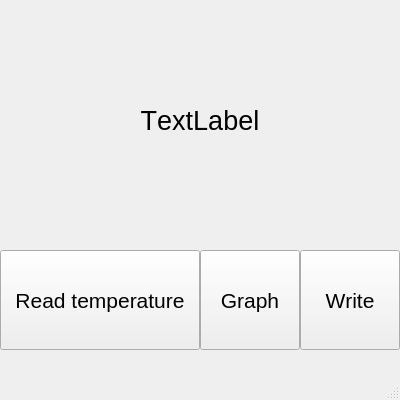
<?xml version="1.0" encoding="UTF-8"?>
<ui version="4.0">
 <class>MainWindow</class>
 <widget class="QMainWindow" name="MainWindow">
  <property name="enabled">
   <bool>true</bool>
  </property>
  <property name="geometry">
   <rect>
    <x>0</x>
    <y>0</y>
    <width>400</width>
    <height>400</height>
   </rect>
  </property>
  <property name="windowTitle">
   <string>MainWindow</string>
  </property>
  <widget class="QWidget" name="centralwidget">
   <widget class="QPushButton" name="write_button">
    <property name="geometry">
     <rect>
      <x>300</x>
      <y>250</y>
      <width>100</width>
      <height>100</height>
     </rect>
    </property>
    <property name="font">
     <font>
      <family>Ubuntu</family>
      <pointsize>16</pointsize>
      <italic>false</italic>
      <kerning>false</kerning>
     </font>
    </property>
    <property name="text">
     <string>Write</string>
    </property>
   </widget>
   <widget class="QPushButton" name="read_temperature_button">
    <property name="geometry">
     <rect>
      <x>0</x>
      <y>250</y>
      <width>200</width>
      <height>100</height>
     </rect>
    </property>
    <property name="font">
     <font>
      <family>Ubuntu</family>
      <pointsize>16</pointsize>
      <italic>false</italic>
      <kerning>false</kerning>
     </font>
    </property>
    <property name="text">
     <string>Read temperature</string>
    </property>
   </widget>
   <widget class="QLabel" name="label">
    <property name="geometry">
     <rect>
      <x>0</x>
      <y>0</y>
      <width>400</width>
      <height>240</height>
     </rect>
    </property>
    <property name="font">
     <font>
      <family>Ubuntu</family>
      <pointsize>20</pointsize>
      <weight>50</weight>
      <bold>false</bold>
      <stylestrategy>PreferAntialias</stylestrategy>
      <kerning>false</kerning>
     </font>
    </property>
    <property name="text">
     <string>TextLabel</string>
    </property>
    <property name="alignment">
     <set>Qt::AlignCenter</set>
    </property>
   </widget>
   <widget class="QPushButton" name="graph_button">
    <property name="geometry">
     <rect>
      <x>200</x>
      <y>250</y>
      <width>100</width>
      <height>100</height>
     </rect>
    </property>
    <property name="font">
     <font>
      <family>Ubuntu</family>
      <pointsize>16</pointsize>
      <italic>false</italic>
      <kerning>false</kerning>
     </font>
    </property>
    <property name="text">
     <string>Graph</string>
    </property>
   </widget>
  </widget>
  <widget class="QMenuBar" name="menubar">
   <property name="geometry">
    <rect>
     <x>0</x>
     <y>0</y>
     <width>400</width>
     <height>20</height>
    </rect>
   </property>
  </widget>
  <widget class="QStatusBar" name="statusbar"/>
 </widget>
 <resources/>
 <connections/>
</ui>
